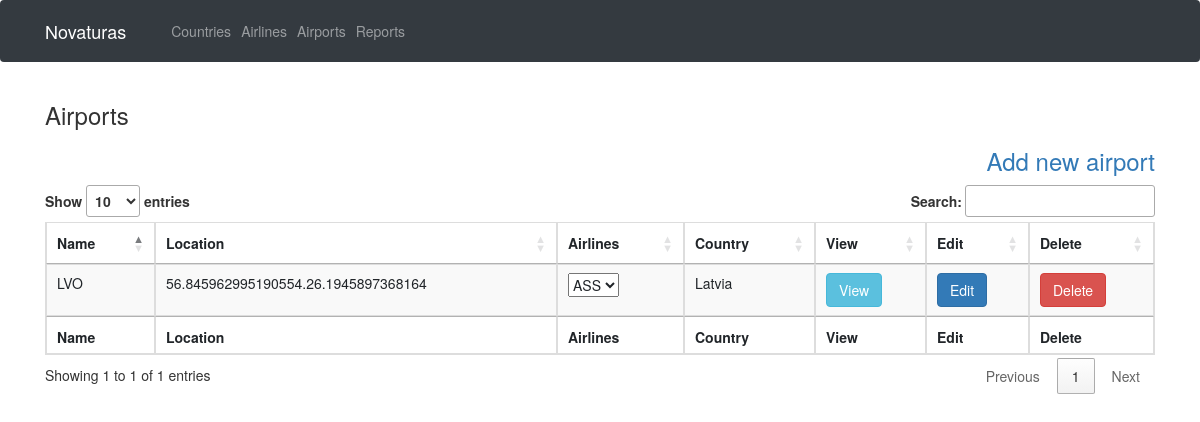
The page /airports.php on the database its author committed.
### tables this page shows
CREATE TABLE `airport` (
  `id` int(11) NOT NULL,
  `name` varchar(100) NOT NULL,
  `latitude` varchar(100) NOT NULL,
  `longitude` varchar(100) NOT NULL,
  `countryId` int(11) NOT NULL
);

CREATE TABLE `country` (
  `id` int(11) NOT NULL,
  `iso` varchar(100) NOT NULL,
  `name` varchar(100) NOT NULL
);

### sql.php (called while the page is built, shortened)
<?php include_once 'includes/database.php';
function vienuoliktasSql($dbc)
{
    $sql = "SELECT * FROM airport";
    return mysqli_query($dbc, $sql);
}
function dvyliktasSql($dbc, $id)
{
    $resultAirlines = "SELECT airlines.name
                                  FROM airportairlines
                                  LEFT JOIN airport ON airport.id = airportairlines.airportId
                                  LEFT JOIN airlines ON airlines.id = airportairlines.airlinesId
                                  WHERE airport.id = '" . $id . "'";
    return mysqli_query($dbc, $resultAirlines);
}
function tryliktasSql($dbc, $airportID)
{
    $sql = "SELECT country.name
                                      FROM country
                                      LEFT JOIN airport ON airport.countryId = country.id
                                      WHERE airport.id ='" . $airportID . "'";
    return mysqli_query($dbc, $sql);
}

### airports.php (the view, shortened to what this page needs)
<?php
include_once 'includes/header.php';
include_once 'includes/database.php';
include_once 'sql.php';
?>
<div class="container">
<h3>Airports</h3>
<div align="right">
<a href="addAirport.php"><h3>Add new airport</h3></a>
</div>
<?php
$resultAirport = vienuoliktasSql($dbc);
if (mysqli_num_rows($resultAirport) > 0) {
    ?>
<table id="myTable" class="table table-striped table-bordered" >
        <thead>
          <tr>
            <th>Name</th>
            <th>Location</th>
            <th>Airlines</th>
            <th>Country</th>
            <th>View</th>
            <th>Edit</th>
            <th>Delete</th>
          </tr>
        </thead>
        <tfoot>
            <tr>
              <th>Name</th>
              <th>Location</th>
              <th>Airlines</th>
              <th>Country</th>
              <th>View</th>
              <th>Edit</th>
              <th>Delete</th>
            </tr>
        </tfoot>
        <tbody>
        <?php
while ($row = mysqli_fetch_assoc($resultAirport)) {
        ?>
                              <tr>
                                  <td><?php echo $row['name']; ?></td>
                                  <td><?php echo $row['latitude']; ?>.<?php echo $row['longitude']; ?></td>
                                  <?php
$result = dvyliktasSql($dbc, $row['id']);
        ?>
                                  <td><?php if (mysqli_num_rows($result) > 0) {?><select name="ID">
                                  <?php
            while ($row = mysqli_fetch_assoc($result)) {
                echo "<option value=" . $row['id'] . ">" . $row['name'] . "</option>";
            }
            ?>
                                  </select>
                                  <?php
} else {
            echo "There are no airlines";
        }
        ?>
                                </td>
                                  <?php
        $result = tryliktasSql($dbc, $_SESSION['airportID']);
        $row = $result->fetch_array();
        $name = $row['name'];
        ?>
                                  <td><?php echo $name; ?></td>
                                  <td>
                                      <a href="viewAirport.php?viewAirport=<?php echo $_SESSION['airportID'] ?>"
                                         class="btn btn-info">View</a>
                                  </td>
                                  <td>
                                      <a href="edit.php?editAirport=<?php echo $_SESSION['airportID'] ?>"
                                         class="btn btn-primary">Edit</a>
                                  </td>
                                  <td>
                                      <a href="delete.php?deleteAirport=<?php echo $_SESSION['airportID']; ?>"
                                         class="btn btn-danger">Delete</a>
                                  </td>
                            </tr>
                            <?php
    }
} else {
    ?><h3>There are no airports!</h3><?php
}
?>
        </tbody>
      </table>
	  </div>
<?php
include_once 'includes/footer.php';
?>

### rows shown on the page
airport: name "LVO", latitude "56.845962995190554", longitude "26.1945897368164", countryId.name "Latvia"

### other values the page prints
form field ID "ASS"
